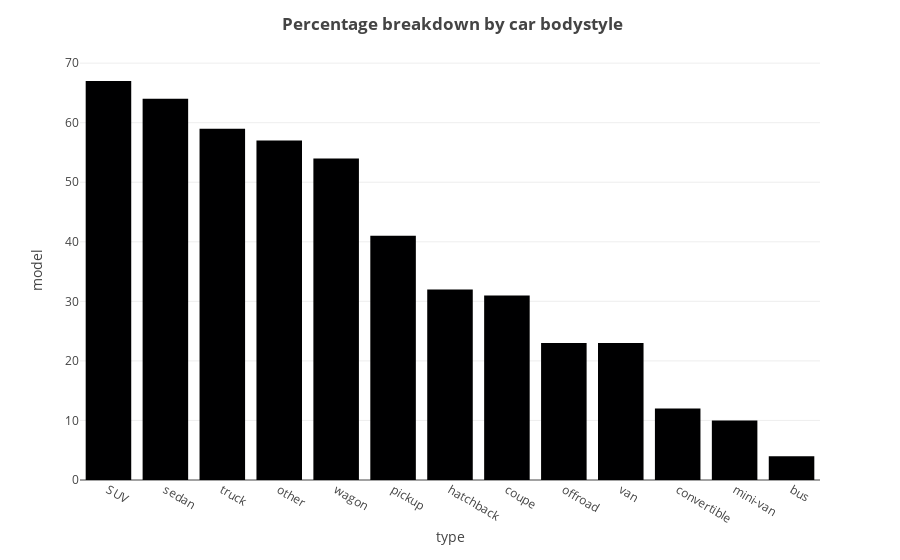

The notebook cell saved with this chart:
### Code cell
histogram = px.bar(grouped_bodystyle_sorted, x=grouped_bodystyle_sorted.type, y=grouped_bodystyle_sorted.model)
histogram.update_layout(title="<b> Percentage breakdown by car bodystyle")
st.plotly_chart(histogram)
histogram

### Figure 1 — Plotly figure (JSON) as saved in the notebook; plotly's stock layout.template omitted (floating-point values rounded to 4 significant figures)
{"data": [{"alignmentgroup": "True", "hovertemplate": "type=%{x}<br>model=%{y}<extra></extra>", "legendgroup": "", "marker": {"color": "#000001", "pattern": {"shape": ""}}, "name": "", "offsetgroup": "", "orientation": "v", "showlegend": false, "textposition": "auto", "type": "bar", "x": ["SUV", "sedan", "truck", "other", "wagon", "pickup", "hatchback", "coupe", "offroad", "van", "convertible", "mini-van", "bus"], "xaxis": "x", "y": [67, 64, 59, 57, 54, 41, 32, 31, 23, 23, 12, 10, 4], "yaxis": "y"}], "layout": {"barmode": "relative", "legend": {"tracegroupgap": 0}, "margin": {"t": 60}, "title": {"text": "<b> Percentage breakdown by car bodystyle"}, "xaxis": {"anchor": "y", "domain": [0, 1], "title": {"text": "type"}}, "yaxis": {"anchor": "x", "domain": [0, 1], "title": {"text": "model"}}}}
